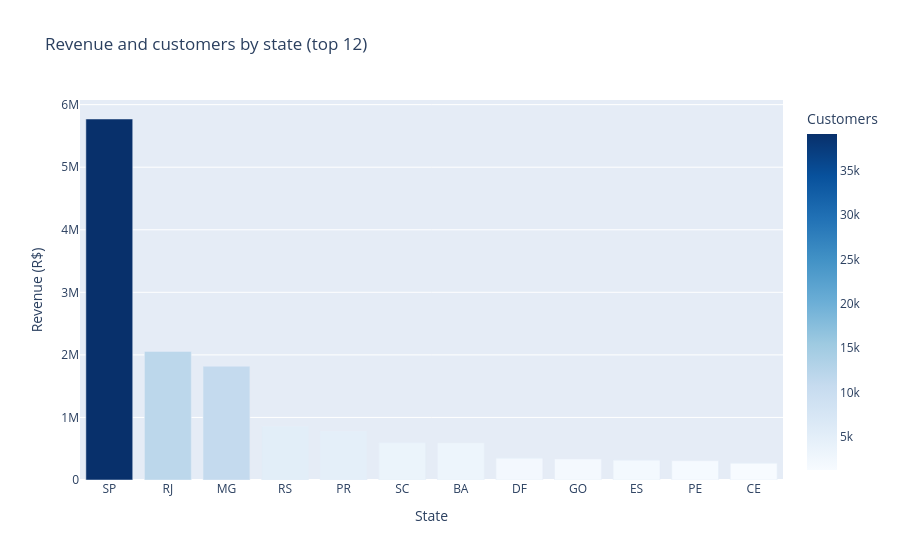

Notebook cell for this chart:
### Markdown cell above
## 7. Revenue by state

### Code cell
geo = pd.read_sql("""
    SELECT
        c.state,
        COUNT(DISTINCT c.customer_unique_id)       AS customers,
        COUNT(DISTINCT o.order_id)                 AS orders,
        ROUND(SUM(p.payment_value)::NUMERIC, 2)    AS revenue
    FROM fact_orders    o
    JOIN dim_customers  c ON c.customer_id = o.customer_id
    JOIN fact_payments  p ON p.order_id    = o.order_id
    WHERE o.order_status = 'delivered'
    GROUP BY c.state
    ORDER BY revenue DESC
""", engine)

fig = px.bar(
    geo.head(12), x='state', y='revenue',
    color='customers', color_continuous_scale='Blues',
    title='Revenue and customers by state (top 12)',
    labels={'revenue':'Revenue (R$)','customers':'Customers','state':'State'}
)
fig.show()

print(geo.head(10).to_string(index=False))

### Figure 1 — Plotly figure (JSON) as saved in the notebook; plotly's stock layout.template omitted (floating-point values rounded to 4 significant figures)
{"data": [{"alignmentgroup": "True", "hovertemplate": "State=%{x}<br>Revenue (R$)=%{y}<br>Customers=%{marker.color}<extra></extra>", "legendgroup": "", "marker": {"color": [39155, 11917, 11001, 5168, 4769, 3449, 3158, 2019, 1895, 1928, 1551, 1258], "coloraxis": "coloraxis", "pattern": {"shape": ""}}, "name": "", "offsetgroup": "", "orientation": "v", "showlegend": false, "textposition": "auto", "type": "bar", "x": ["SP", "RJ", "MG", "RS", "PR", "SC", "BA", "DF", "GO", "ES", "PE", "CE"], "xaxis": "x", "y": [5770000.0, 2056000.0, 1819000.0, 861800.0, 781900.0, 595200.0, 591300.0, 346100.0, 334300.0, 317700.0, 309100.0, 266500.0], "yaxis": "y"}], "layout": {"barmode": "relative", "coloraxis": {"colorbar": {"title": {"text": "Customers"}}, "colorscale": [[0, "rgb(247,251,255)"], [0.125, "rgb(222,235,247)"], [0.25, "rgb(198,219,239)"], [0.375, "rgb(158,202,225)"], [0.5, "rgb(107,174,214)"], [0.625, "rgb(66,146,198)"], [0.75, "rgb(33,113,181)"], [0.875, "rgb(8,81,156)"], [1, "rgb(8,48,107)"]]}, "legend": {"tracegroupgap": 0}, "title": {"text": "Revenue and customers by state (top 12)"}, "xaxis": {"anchor": "y", "domain": [0, 1], "title": {"text": "State"}}, "yaxis": {"anchor": "x", "domain": [0, 1], "title": {"text": "Revenue (R$)"}}}}
